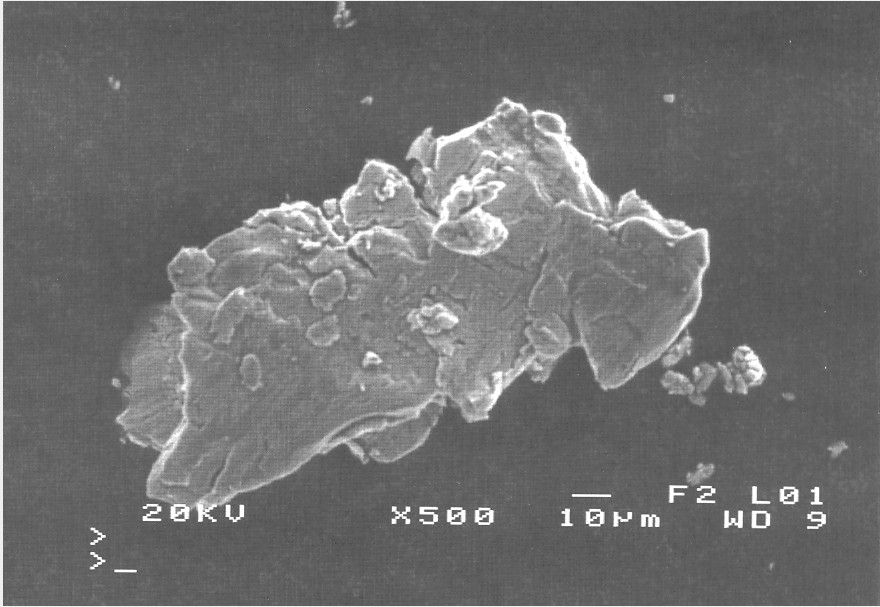
#> input picture python/code_074/case6.jpg, 880 x 607 px
$ python opencv_074.py   (older library calls are emulated)
#> lines starting #> are read from the running program, lines starting #| are printed output that depends on the picture; after the words box and inside, x2 and y2 are one past the last pixel; in counts of white or black regions, pixels touching at a corner belong together
import cv2 as cv
import numpy as np

src = cv.imread("case6.jpg")
#> src is the input picture: shape (607, 880, 3); min 65, max 255, mean 111.1
cv.namedWindow("input", cv.WINDOW_AUTOSIZE)
cv.imshow("input", src)

# 图像二值化
# src = cv.GaussianBlur(src, (5, 5), 0)
gray = cv.cvtColor(src, cv.COLOR_BGR2GRAY)
ret, binary = cv.threshold(gray, 0, 255, cv.THRESH_BINARY | cv.THRESH_OTSU)
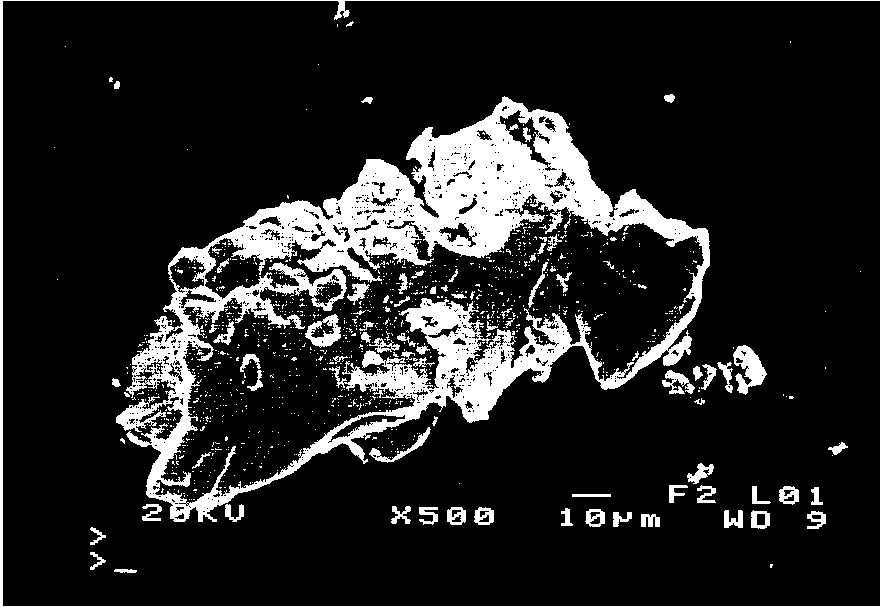
#> binary: shape (607, 880); 14% white; 1094 white regions (1007 under 20 px), largest, box (x1, y1, x2, y2) and area: (116, 96, 710, 522) 58204, (0, 0, 880, 607) 3720, (733, 345, 767, 395) 897
#> ret = 138

se = cv.getStructuringElement(cv.MORPH_RECT, (3, 3), (-1, -1))
binary = cv.morphologyEx(binary, cv.MORPH_CLOSE, se)
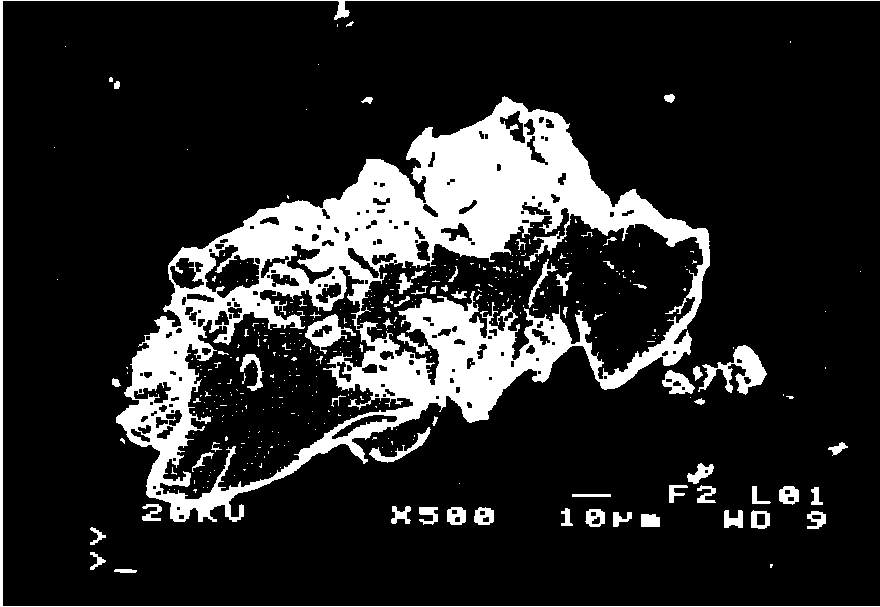
#> binary: shape (607, 880); 15.7% white; 391 white regions (325 under 20 px)
cv.imshow("binary", binary)

# 轮廓提取
out, contours, hierarchy = cv.findContours(binary, cv.RETR_LIST, cv.CHAIN_APPROX_SIMPLE)
#> contours = 569 contours, 398 with area under 20; largest, box (x1, y1, x2, y2) and area: (116, 96, 710, 522) 133960, (356, 207, 704, 386) 30450, (159, 265, 414, 500) 26848, (204, 244, 260, 299) 1748, (0, 0, 880, 607) 1353
height, width = src.shape[:2]
#> height = 607; width = 880
index = 0
max = 0
for c in range(len(contours)):
    x, y, w, h = cv.boundingRect(contours[c])
    if h >=height or w >= width:
        continue
    area = cv.contourArea(contours[c])
    if area > max:
        max = area
        index = c
#> this loop made 569 passes
#> (x, y, w, h, area, max) on passes 1, 3, 10, 11, 16, 93, 103, 256, 454, 531, 560: (114, 569, 23, 4, 55, 55), (90, 552, 16, 18, 77.5, 77.5), (756, 513, 10, 13, 106, 106), (641, 514, 19, 13, 201.5, 201.5), (751, 510, 19, 19, 284.5, 284.5), (369, 427, 62, 36, 359, 359), (331, 414, 67, 26, 489, 489), (698, 345, 69, 50, 1243, 1243), (159, 265, 255, 235, 26848.5, 26848.5), (356, 207, 348, 179, 30449.5, 30449.5), (116, 96, 594, 426, 133960.5, 133960.5)
#> (x, y, w, h, area) on passes 4 to 9: (90, 527, 16, 18, 76.5), (591, 516, 10, 9, 53.5), (482, 516, 8, 7, 36.5), (454, 516, 7, 7, 32.5), (811, 514, 11, 6, 46.5), (178, 514, 7, 6, 28)
#> after the loop, index = 559; max = 133960.5

print(index)
#| 559

# 绘制轮廓关键点与轮廓
result = np.zeros(src.shape, dtype=np.uint8)
keypts = cv.approxPolyDP(contours[index], 4, True)
#> keypts = contour of 112 points, box (x1, y1, x2, y2) (116, 96, 710, 522), area 133702
cv.drawContours(src, contours, index, (0, 0, 255), 1, 8)
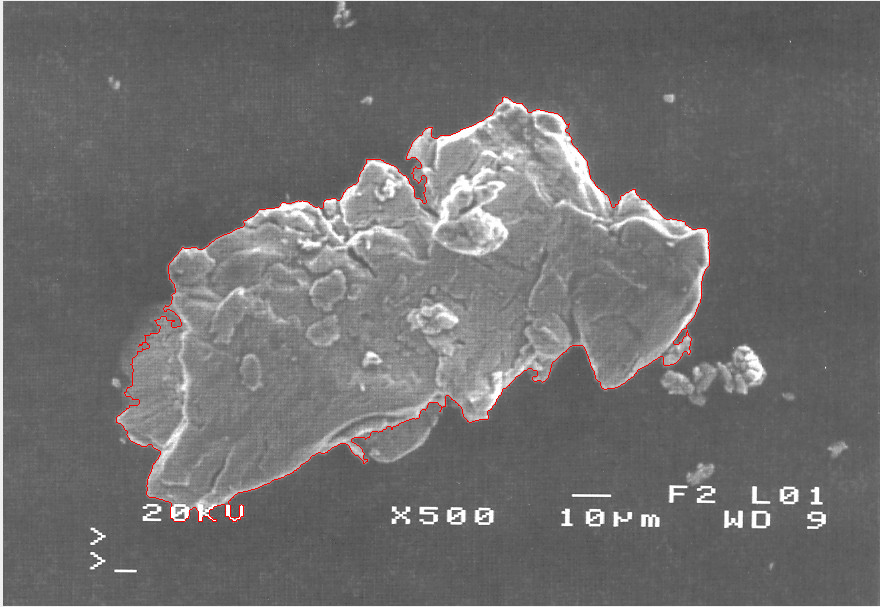
#> src: shape (607, 880, 3); 0.42% of pixels changed, all inside (x1, y1, x2, y2) = (116, 96, 710, 522)
cv.drawContours(result, contours, index, (0, 0, 255), 1, 8)
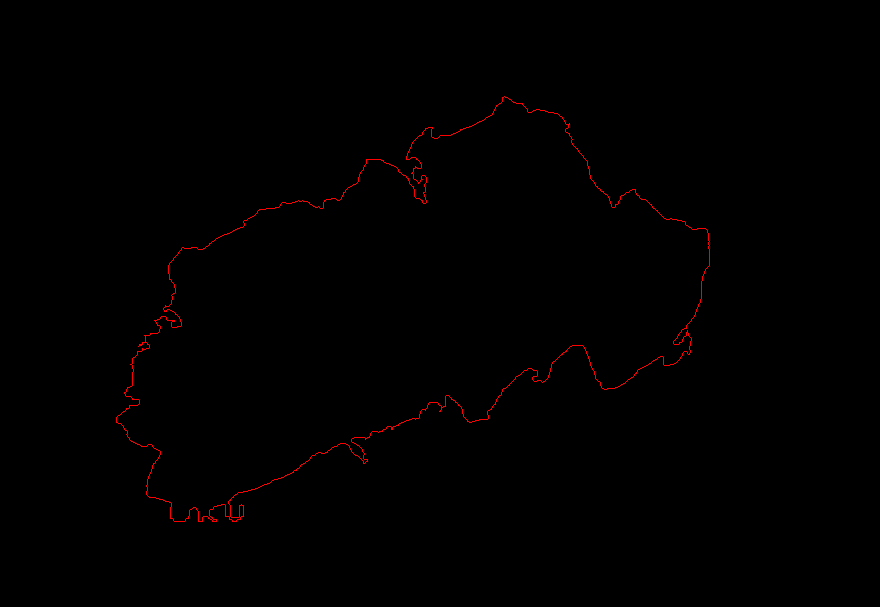
#> result: shape (607, 880, 3); mean of channels 0, 1, 2 0, 0, 1.1; drawn as B, G, R
#print(keypts)
for pt in keypts:
    cv.circle(src, (pt[0][0], pt[0][1]), 2, (0, 255, 0), 2, 8, 0)
    cv.circle(result, (pt[0][0], pt[0][1]), 2, (0, 255, 0), 2, 8, 0)
#> this loop made 112 passes
#> pt on passes 1 to 12: [[707, 230]], [[664, 218]], [[635, 189]], [[612, 207]], [[565, 131]], [[569, 123]], [[557, 113]], [[528, 112]], [[522, 103]], [[504, 96]], [[483, 120]], [[437, 138]]
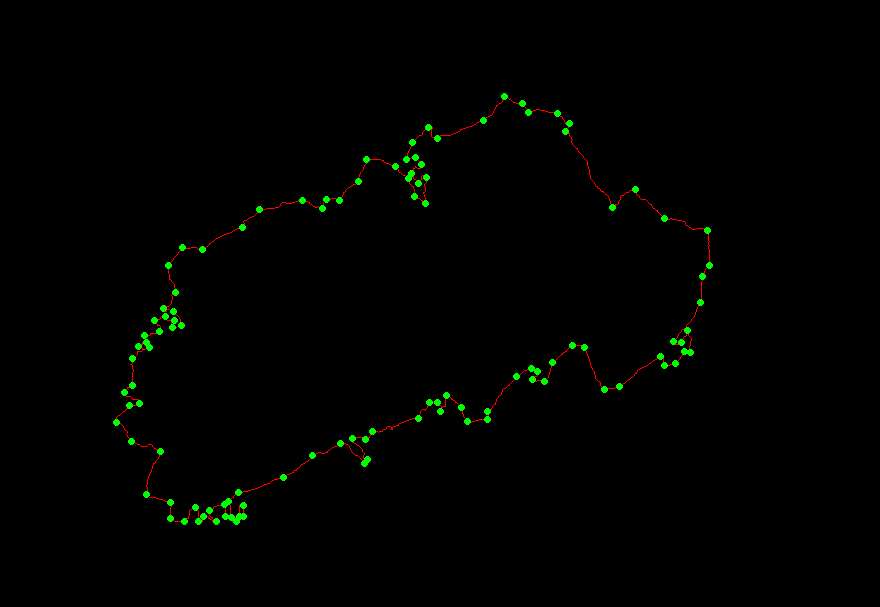
#> result: shape (607, 880, 3); 0.77% of pixels changed, all inside (x1, y1, x2, y2) = (113, 93, 713, 525); drawn as B, G, R
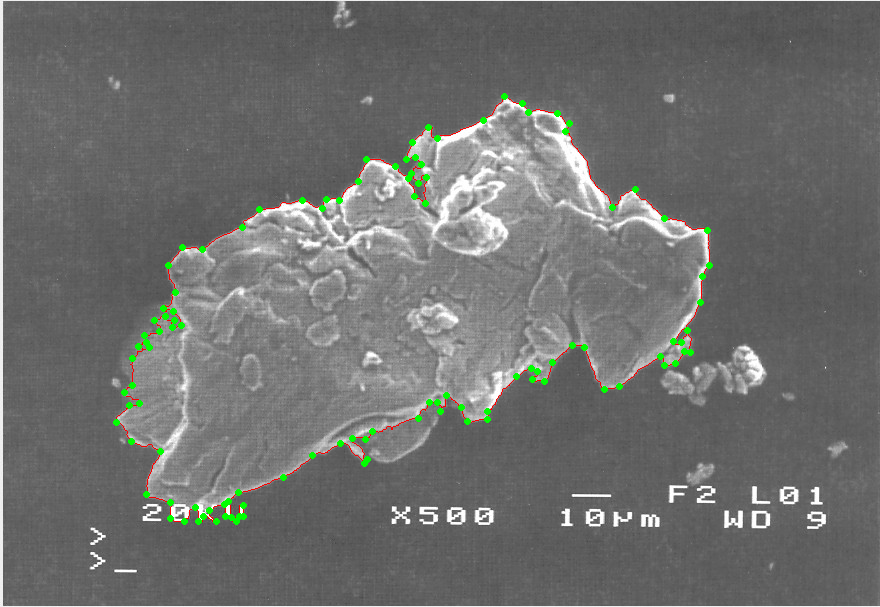
#> src: shape (607, 880, 3); 0.77% of pixels changed, all inside (x1, y1, x2, y2) = (113, 93, 713, 525)
cv.imshow("result", result)
cv.imshow("output", src)
cv.imwrite("result.png", result)
cv.imwrite("output.png", src)

cv.waitKey(0)
cv.destroyAllWindows()
